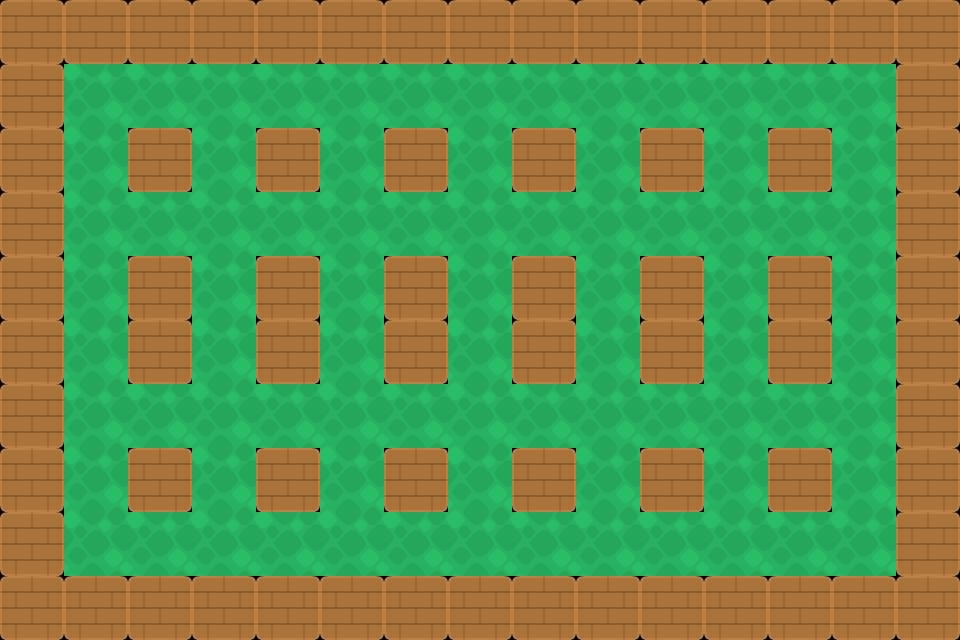

Below is a game level as drawn by its tile map, then a one-line description and the .tmx file that defines it, in full:
An orthogonal 15x10 tile map with 64x64 px tiles, 1 tile layer (Tile Layer 1), 2 tilesets.

<map version="1.0" tiledversion="1.1.6" orientation="orthogonal" renderorder="right-down" width="15" height="10" tilewidth="64" tileheight="64" infinite="0" nextobjectid="1">
 <tileset firstgid="1" name="sokoban_tilesheet" tilewidth="64" tileheight="64" tilecount="104" columns="13">
  <image source="img_tilesheet.png" width="832" height="512" />
 </tileset>
 <tileset firstgid="105" name="sokoban_tilesheet" tilewidth="64" tileheight="64" tilecount="104" columns="13">
  <image source="img_tilesheet.png" width="832" height="512" />
 </tileset>
 <layer name="Tile Layer 1" width="15" height="10">
  <data encoding="csv">
88,88,88,88,88,88,88,88,88,88,88,88,88,88,88,
88,89,89,89,89,89,89,89,89,89,89,89,89,89,88,
88,89,88,89,88,89,88,89,88,89,88,89,88,89,88,
88,89,89,89,89,89,89,89,89,89,89,89,89,89,88,
88,89,88,89,88,89,88,89,88,89,88,89,88,89,88,
88,89,88,89,88,89,88,89,88,89,88,89,88,89,88,
88,89,89,89,89,89,89,89,89,89,89,89,89,89,88,
88,89,88,89,88,89,88,89,88,89,88,89,88,89,88,
88,89,89,89,89,89,89,89,89,89,89,89,89,89,88,
88,88,88,88,88,88,88,88,88,88,88,88,88,88,88
</data>
 </layer>
</map>
